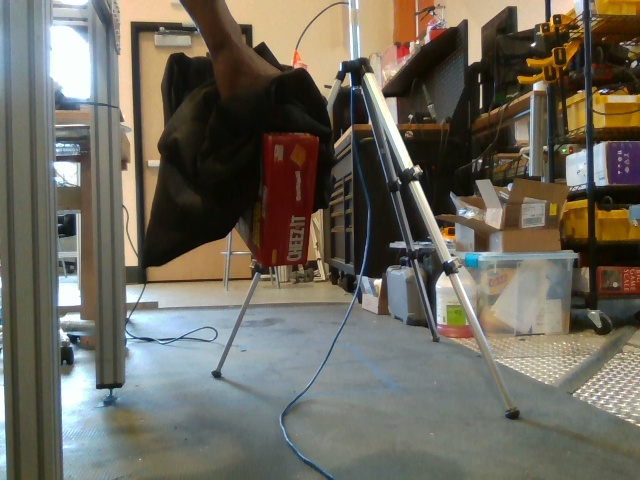
#> input picture test_images/frames/colorFrame570.jpg, 640 x 480 px, found by its file name
$ python remove_black.py
#> lines starting #> are read from the running program, lines starting #| are printed output that depends on the picture; after the words box and inside, x2 and y2 are one past the last pixel; in counts of white or black regions, pixels touching at a corner belong together
import numpy as np
import cv2

tracker = 570


for tracker in range(570, 960, 30):
    imageRGB = cv2.imread('/home/eadom/test_images/frames/colorFrame' + str(tracker) + '.jpg', 1)
#> imageRGB is the input picture: shape (480, 640, 3); mean B, G, R 93.4, 104.7, 108.8
    imageDepth = cv2.imread('/home/eadom/test_images/frames/depthFrame' + str(tracker) + '.jpg', 2)
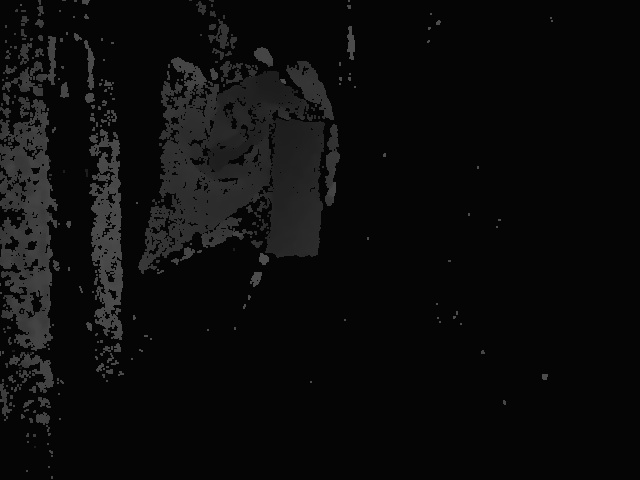
#> input picture test_images/frames/depthFrame570.jpg, 640 x 480 px, found by its file name
#> imageDepth is the input picture: shape (480, 640); min 0, max 82, mean 12

    for i in range(len(imageRGB)):
        for j in range(len(imageRGB[0])):
            if imageRGB[i][j][0] < 50 and imageRGB[i][j][1] < 50 and imageRGB[i][j][2] < 50:
                imageRGB[i][j] = [0, 0, 0]
                imageDepth[i][j] = 0
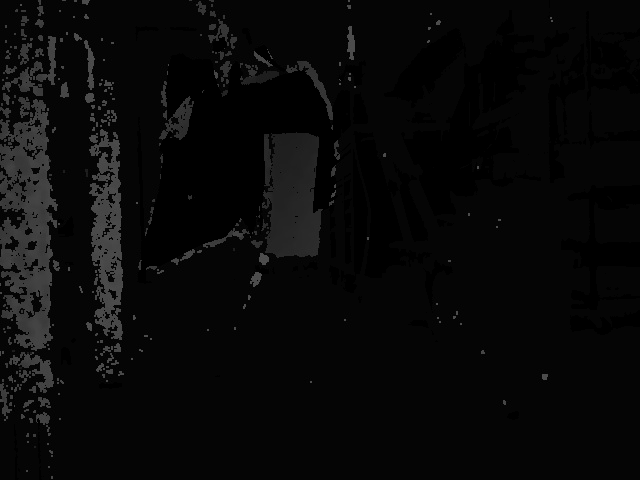
#> imageDepth: shape (480, 640); 18.14% of pixels changed, all inside (x1, y1, x2, y2) = (12, 0, 640, 480)
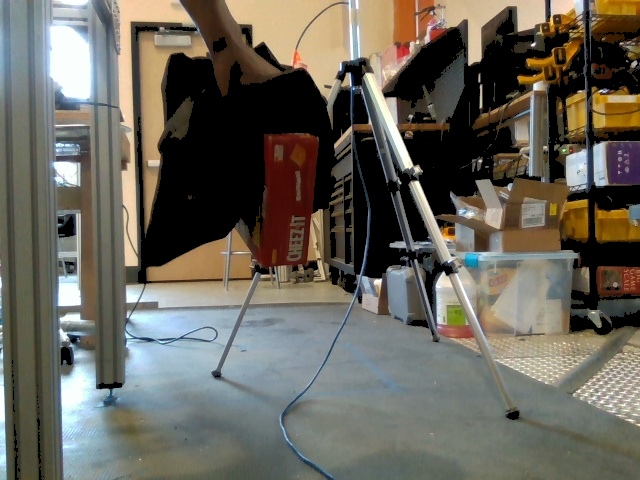
#> imageRGB: shape (480, 640, 3); 18.17% of pixels changed, all inside (x1, y1, x2, y2) = (12, 0, 640, 480)
#> (the run stopped early here; a loop or call above may not have finished)
